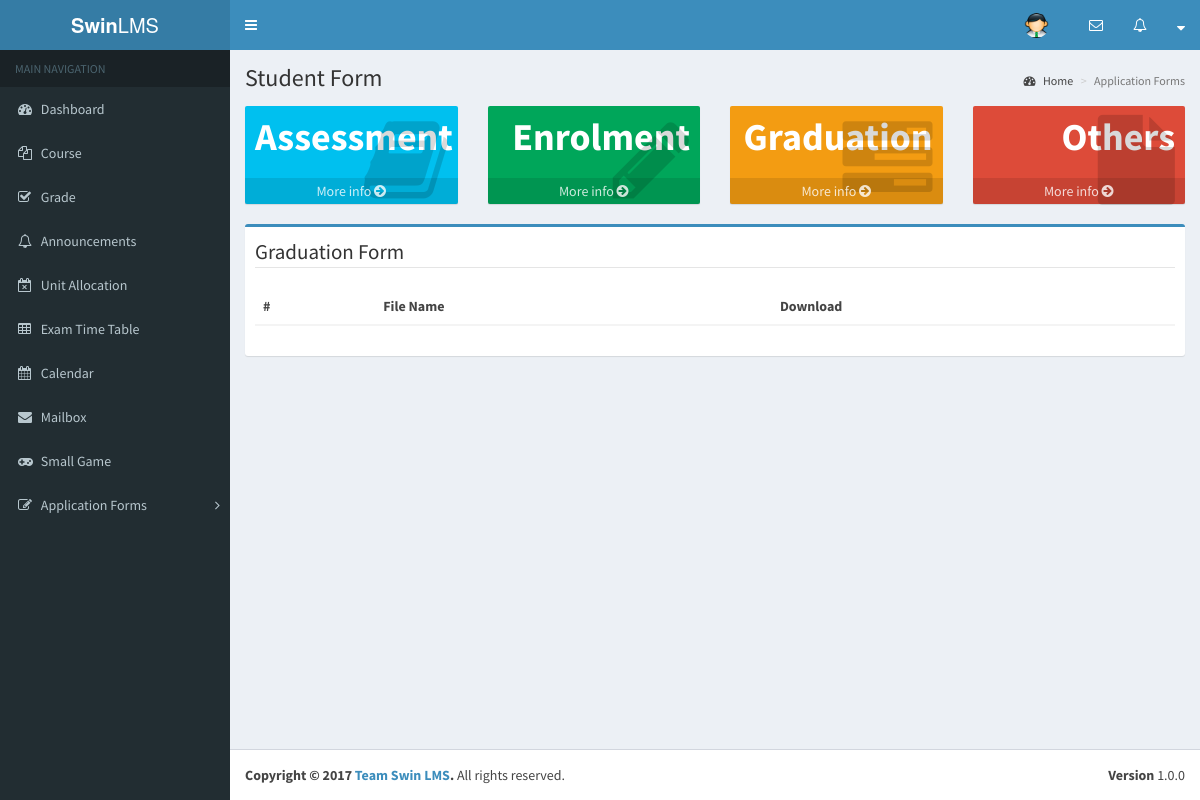
The app's page /student/graduation.php, older data.
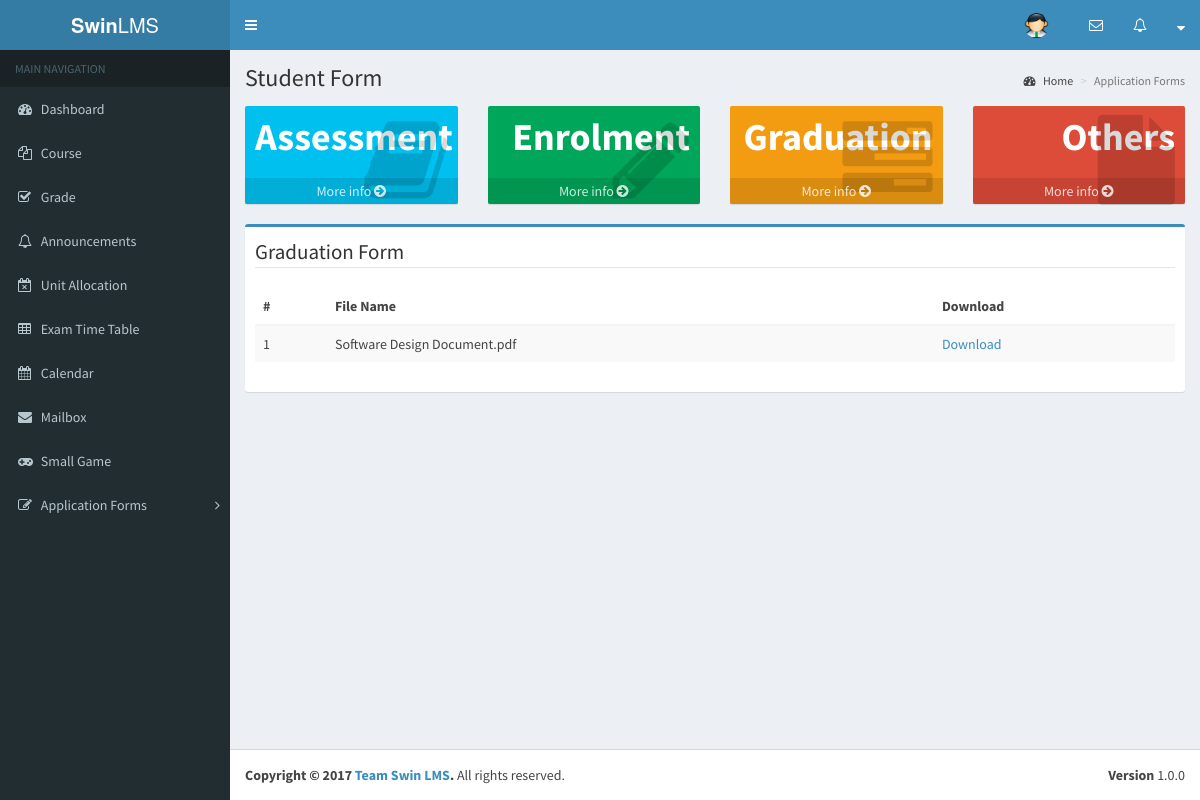
The same page, newer data.
### tables this page shows
CREATE TABLE `graduation` (
  `id` int(11) NOT NULL,
  `filename` varchar(65) NOT NULL,
  `created` datetime NOT NULL
);

### student/graduation.php (the view, shortened to what this page needs)
<?php
require_once '../app/config.php';
$sql = "select id,filename from graduation";
$result = mysqli_query($con, $sql);
?>
<!DOCTYPE html>
<html>
		<?php include_once('first.php') ?>
		<body class="hold-transition skin-blue sidebar-mini">
		<?php include_once('header.php')?>
        <?php include_once('sidebar.php') ?>
          <div class="content-wrapper">
            <section class="content-header">
			  <h1>Student Form</h1>
			  <ol class="breadcrumb">
				<li><a href="dashboard.php"><i class="fa fa-dashboard"></i> Home</a></li>
				<li class="active">Application Forms</li>
			  </ol>
			</section>
            <section class="content">
              <div class="row">
                <div class="col-lg-3 col-xs-6">
				  <div class="small-box bg-aqua">
					<div class="inner text-right">
					  <h3>Assessment</h3>
					</div>
					<div class="icon">
                      <i class="fa fa-book"></i>
                    </div>
					<a href="assessments.php" class="small-box-footer">More info <i class="fa fa-arrow-circle-right"></i></a>
				  </div>
				</div>
				<div class="col-lg-3 col-xs-6">
				  <div class="small-box bg-green">
					<div class="inner text-right">
					  <h3>Enrolment</h3>
					</div>
					<div class="icon">
                      <i class="fa fa-pencil"></i>
                    </div>
					<a href="enrolment.php" class="small-box-footer">More info <i class="fa fa-arrow-circle-right"></i></a>
				  </div>
				</div>
				<div class="col-lg-3 col-xs-6">
				  <div class="small-box bg-yellow">
					<div class="inner text-right">
					  <h3>Graduation</h3>
					</div>
					<div class="icon">
                      <i class="fa fa-tasks"></i>
                    </div>
					<a href="graduation.php" class="small-box-footer">More info <i class="fa fa-arrow-circle-right"></i></a>
				  </div>
				</div>
				 <div class="col-lg-3 col-xs-6">
				  <div class="small-box bg-red">
					<div class="inner text-right">
					  <h3>Others</h3>
					</div>
					<div class="icon">
                      <i class="fa fa-file"></i>
                    </div>
					<a href="others.php" class="small-box-footer">More info <i class="fa fa-arrow-circle-right"></i></a>
				  </div>
				</div>
              </div>
              <div class="row">
                <section class="col-lg-12">
				  <div class="box box-primary">
                    <div class="box-header">
					 <legend>Graduation Form</legend>
						<table class="table table-striped table-hover">
							<thead>
								<tr>
									<th>#</th>
									<th>File Name</th>
									<th>Download</th>
								</tr>
							</thead>
							<tbody>
							<?php
							$i = 1;
							while($row = mysqli_fetch_array($result)) { ?>
							<tr>
								<td><?php echo $i++; ?></td>
								<td><?php echo $row['filename']; ?></td>
                                <td><a href="../admin/upload/uploads/graduation/<?php echo $row['filename']; ?>">Download</a></td>
							</tr>
							<?php } ?>
							</tbody>
						</table>
                </div>
            </div>
        </section>
        </div>
        </section>
        </div>
        <?php include_once('footer.php') ?>
	</body>
</html>

Row changes from the older to the newer data that the page shows:
added graduation: filename "Software Design Document.pdf"
